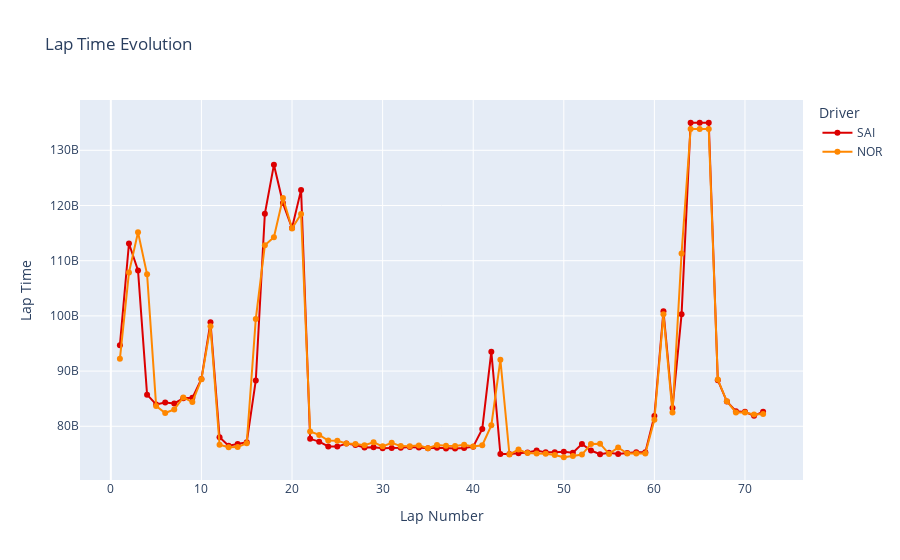

The code cell stored with this chart in its notebook:
### Markdown cell above
#### LAP TIME PLOTTING BETWEEN DRIVERS USING PLOTLY

### Code cell
plot_data_list = []
for driver in drivers_to_plot:
    driver_data = merged_data[merged_data['Driver'] == driver]
    driver_data['TeamColor'] = get_team_color(driver)
    plot_data_list.append(driver_data)
plot_data = pd.concat(plot_data_list, ignore_index=True)
fig = px.line(
    plot_data,
    x='LapNumber',
    y='LapTime',
    color='Driver',
    hover_data={
        'LapTime': True,
        'LapNumber': True,
        'TeamColor': False,
        'Driver': True
    },
    title='Lap Time Evolution',
    labels={
        'LapNumber': 'Lap Number',
        'LapTime': 'Lap Time',
        'Driver': 'Driver'
    },
    markers=True,
    color_discrete_map={driver: get_team_color(driver) for driver in drivers_to_plot}
)
fig.show()
